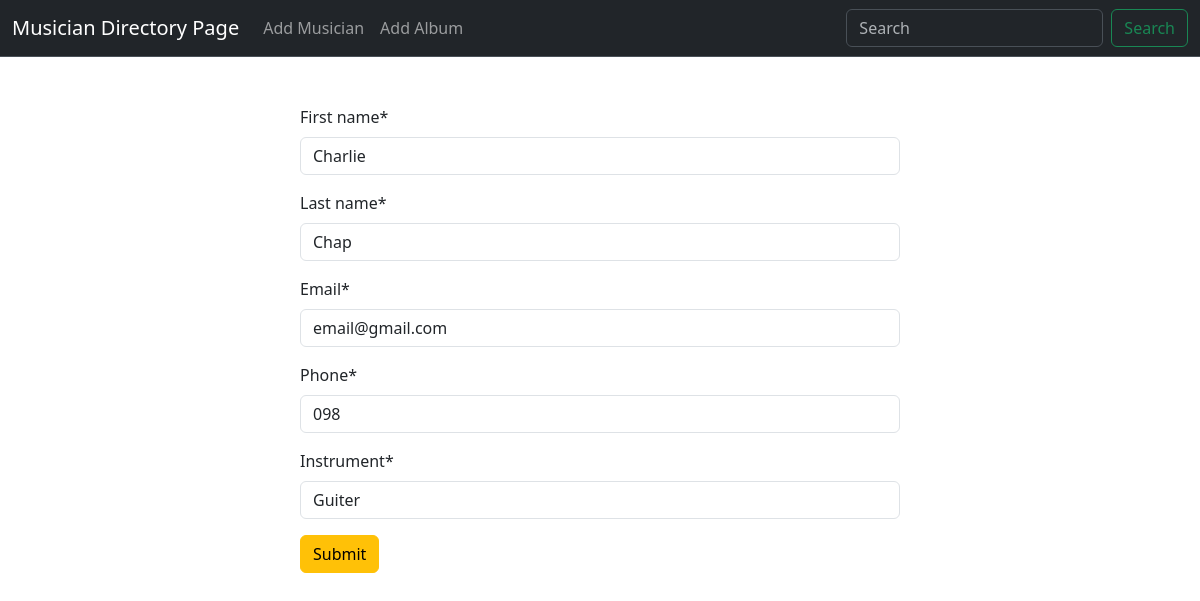
Screenshot of /musician/edit/4 with the database file from the repository.
### Musicians_directory/models.py (models this page shows, shortened)
class Musician(models.Model):
    first_name = models.CharField(max_length=50)
    last_name = models.CharField(max_length=50)
    email = models.EmailField()
    phone = models.CharField(max_length=20)
    instrument = models.CharField(max_length=50)

### Musicians_directory/views.py (the view)
# urls.py: path('edit/<int:id>', views.edit_musician,name="edit_musician"),
def edit_musician(request,id):
    musician = models.Musician.objects.get(pk=id)
    musician_form = forms.MusicianForm(instance=musician)
    if request.method == 'POST':
        musician_form = forms.MusicianForm(request.POST, instance=musician)
        if musician_form.is_valid():
            musician_form.save()
            return redirect('homepage')
    return render(request,'add_musician.html', {'form': musician_form})

### Musicians_directory/forms.py
class MusicianForm(forms.ModelForm):
    class Meta:
        model = Musician
        fields ="__all__"

### Musicians_directory/templates/add_musician.html (shortened to what this page needs)
{% extends "base.html" %}
{% block content %}
{% load crispy_forms_tags %}
<form class="w-50 mx-auto mt-5" method = "post">
    {{form|crispy}}
    <button class="btn btn-warning">Submit</button>
</form>
{% endblock%}

### rows the page displays
Musician: first_name "Charlie", last_name "Chap", email "email@gmail.com", phone "098", instrument "Guiter"
